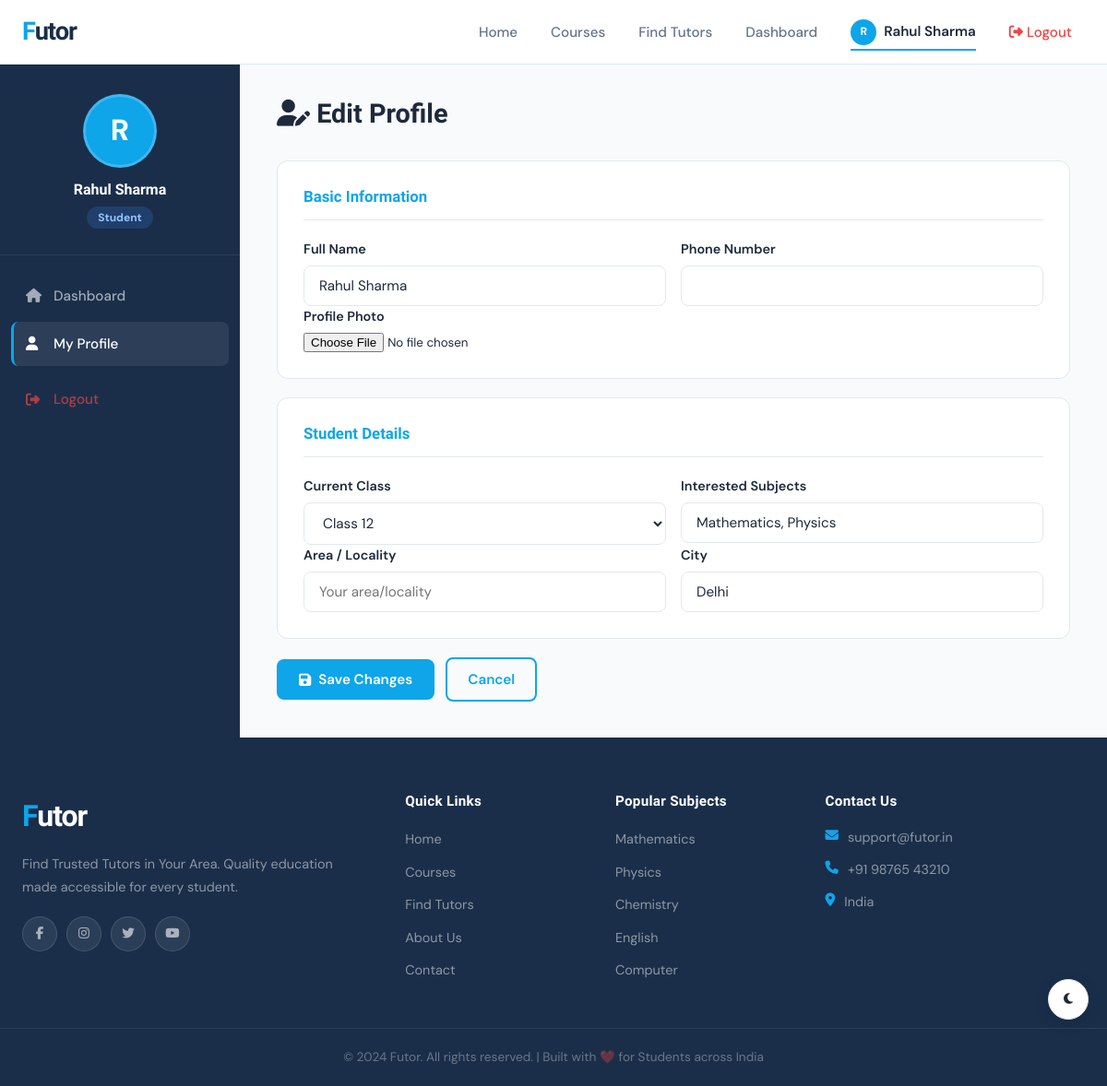
The app's page /accounts/profile/ (signed in) with its own data.
### accounts/models.py (models this page shows, shortened)
class CustomUser(AbstractBaseUser, PermissionsMixin):
    ROLE_CHOICES = [
        ('student', 'Student'),
        ('teacher', 'Teacher'),
    ]
    full_name = models.CharField(max_length=150, verbose_name='Full Name')
    email = models.EmailField(unique=True, verbose_name='Email Address')
    phone_number = models.CharField(max_length=15, blank=True, null=True)
    profile_image = models.ImageField(
        upload_to='profile_images/',
        blank=True,
        null=True,
        default=None
    )
    role = models.CharField(
        max_length=10,
        choices=ROLE_CHOICES,
        blank=True,
        null=True,
        verbose_name='User Role'
    )
    is_active = models.BooleanField(default=True)
    is_staff = models.BooleanField(default=False)
    date_joined = models.DateTimeField(auto_now_add=True)
    USERNAME_FIELD = 'email'
    REQUIRED_FIELDS = ['full_name']
    objects = CustomUserManager()
    class Meta:
        verbose_name = 'User'
        verbose_name_plural = 'Users'

class StudentProfile(models.Model):
    CLASS_CHOICES = [(str(i), f'Class {i}') for i in range(1, 13)]
    user = models.OneToOneField(
        CustomUser,
        on_delete=models.CASCADE,
        related_name='student_profile'
    )
    class_name = models.CharField(
        max_length=5,
        choices=CLASS_CHOICES,
        blank=True,
        verbose_name='Current Class'
    )
    interested_subjects = models.CharField(
        max_length=500,
        blank=True,
        help_text='Comma separated subjects'
    )
    location = models.CharField(max_length=200, blank=True)
    city = models.CharField(max_length=100, blank=True)
    favorite_tutors = models.ManyToManyField(
        CustomUser,
        blank=True,
        related_name='favorited_by',
        limit_choices_to={'role': 'teacher'}
    )
    created_at = models.DateTimeField(auto_now_add=True)
    class Meta:
        verbose_name = 'Student Profile'
        verbose_name_plural = 'Student Profiles'

### accounts/views.py (the view)
# urls.py: path('profile/', views.profile_view, name='profile'),
@login_required
def profile_view(request):
    user = request.user
    if request.method == 'POST':
        user_form = UserProfileUpdateForm(request.POST, request.FILES, instance=user)
        if user.role == 'teacher':
            profile_form = TeacherProfileForm(request.POST, request.FILES, instance=user.teacher_profile)
        else:
            profile_form = StudentProfileForm(request.POST, instance=user.student_profile)
        if user_form.is_valid() and profile_form.is_valid():
            user_form.save()
            profile_form.save()
            messages.success(request, 'Profile updated successfully!')
            return redirect('accounts:profile')
        else:
            messages.error(request, 'Please correct the errors below.')
    else:
        user_form = UserProfileUpdateForm(instance=user)
        if user.role == 'teacher':
            try:
                profile = user.teacher_profile
            except TeacherProfile.DoesNotExist:
                profile = TeacherProfile.objects.create(user=user)
            profile_form = TeacherProfileForm(instance=profile)
        else:
            try:
                profile = user.student_profile
            except StudentProfile.DoesNotExist:
                profile = StudentProfile.objects.create(user=user)
            profile_form = StudentProfileForm(instance=profile)
    context = {
        'user_form': user_form,
        'profile_form': profile_form,
        'page_title': 'My Profile'
    }
    return render(request, 'accounts/profile.html', context)

### accounts/forms.py
class UserProfileUpdateForm(forms.ModelForm):
    class Meta:
        model = CustomUser
        fields = ['full_name', 'phone_number', 'profile_image']
        widgets = {
            'full_name': forms.TextInput(attrs={'class': 'form-input'}),
            'phone_number': forms.TextInput(attrs={'class': 'form-input'}),
        }

class StudentProfileForm(forms.ModelForm):
    class Meta:
        model = StudentProfile
        fields = ['class_name', 'interested_subjects', 'location', 'city']
        widgets = {
            'class_name': forms.Select(attrs={'class': 'form-select'}),
            'interested_subjects': forms.TextInput(attrs={'class': 'form-input', 'placeholder': 'e.g. Mathematics, Science'}),
            'location': forms.TextInput(attrs={'class': 'form-input', 'placeholder': 'Your area/locality'}),
            'city': forms.TextInput(attrs={'class': 'form-input', 'placeholder': 'Your city'}),
        }

### templates/accounts/profile.html (shortened to what this page needs)
{% extends 'base.html' %}
{% load static %}
{% block content %}
<div class="dashboard-page">
    <aside class="sidebar">
        <div class="sidebar-profile">
            {% if user.profile_image %}
                <img src="{{ user.profile_image.url }}" alt="Profile" class="sidebar-avatar">
            {% else %}
                <div class="sidebar-avatar-placeholder">{{ user.full_name|first|upper }}</div>
            {% endif %}
            <h3>{{ user.full_name }}</h3>
            <span class="role-badge role-{{ user.role }}">{{ user.get_role_display }}</span>
        </div>
        <nav class="sidebar-nav">
            <a href="{% if user.role == 'teacher' %}{% url 'dashboard:teacher' %}{% else %}{% url 'dashboard:student' %}{% endif %}" class="sidebar-link">
                <i class="fas fa-home"></i> Dashboard
            </a>
            <a href="{% url 'accounts:profile' %}" class="sidebar-link active">
                <i class="fas fa-user"></i> My Profile
            </a>
            <a href="{% url 'accounts:logout' %}" class="sidebar-link sidebar-logout">
                <i class="fas fa-sign-out-alt"></i> Logout
            </a>
        </nav>
    </aside>
    <main class="dashboard-main">
        <div class="dashboard-header">
            <h1><i class="fas fa-user-edit"></i> Edit Profile</h1>
        </div>
        <form method="POST" enctype="multipart/form-data" class="profile-form">
            <div class="form-section">
                <h2 class="form-section-title">Basic Information</h2>
                <div class="form-row">
                    <div class="form-group">
                        <label class="form-label">Full Name</label>
                        {{ user_form.full_name }}
                    </div>
                    <div class="form-group">
                        <label class="form-label">Phone Number</label>
                        {{ user_form.phone_number }}
                    </div>
                </div>
                <div class="form-group">
                    <label class="form-label">Profile Photo</label>
                    {{ user_form.profile_image }}
                </div>
            </div>
            <div class="form-section">
                {% if user.role == 'teacher' %}
                <h2 class="form-section-title">Teaching Details</h2>
                <div class="form-row">
                    <div class="form-group">
                        <label class="form-label">Qualification</label>
                        {{ profile_form.qualification }}
                    </div>
                    <div class="form-group">
                        <label class="form-label">Experience (Years)</label>
                        {{ profile_form.experience_years }}
                    </div>
                </div>
                <div class="form-row">
                    <div class="form-group">
                        <label class="form-label">Subjects (comma separated)</label>
                        {{ profile_form.subjects }}
                    </div>
                    <div class="form-group">
                        <label class="form-label">Monthly Fees (₹)</label>
                        {{ profile_form.fees_per_month }}
                    </div>
                </div>
                <div class="form-row">
                    <div class="form-group">
                        <label class="form-label">City</label>
                        {{ profile_form.city }}
                    </div>
                    <div class="form-group">
                        <label class="form-label">Teaching Mode</label>
                        {{ profile_form.teaching_mode }}
                    </div>
                </div>
                <div class="form-group">
                    <label class="form-label">Bio</label>
                    {{ profile_form.bio }}
                </div>
                <div class="form-row">
                    <div class="form-group">
                        <label class="form-label">Demo Video (Upload)</label>
                        {{ profile_form.demo_video }}
                    </div>
                    <div class="form-group">
                        <label class="form-label">YouTube Demo Link</label>
                        {{ profile_form.youtube_link }}
                    </div>
                </div>
                <div class="form-group form-check-group">
                    {{ profile_form.is_available }}
                    <label class="form-label">I am currently available for new students</label>
                </div>
                {% else %}
                <h2 class="form-section-title">Student Details</h2>
                <div class="form-row">
                    <div class="form-group">
                        <label class="form-label">Current Class</label>
                        {{ profile_form.class_name }}
                    </div>
                    <div class="form-group">
                        <label class="form-label">Interested Subjects</label>
                        {{ profile_form.interested_subjects }}
                    </div>
                </div>
                <div class="form-row">
                    <div class="form-group">
                        <label class="form-label">Area / Locality</label>
                        {{ profile_form.location }}
                    </div>
                    <div class="form-group">
                        <label class="form-label">City</label>
                        {{ profile_form.city }}
                    </div>
                </div>
                {% endif %}
            </div>
            <div class="form-actions">
                <button type="submit" class="btn-primary">
                    <i class="fas fa-save"></i> Save Changes
                </button>
                <a href="{% if user.role == 'teacher' %}{% url 'dashboard:teacher' %}{% else %}{% url 'dashboard:student' %}{% endif %}" class="btn-outline">
                    Cancel
                </a>
            </div>
        </form>
    </main>
</div>
{% endblock %}

### templates/base.html (shortened to what this page needs)
<!DOCTYPE html>
<html lang="en">
<head>
    <link rel="stylesheet" href="https://cdnjs.cloudflare.com/ajax/libs/font-awesome/6.5.0/css/all.min.css">
    {% load static %}
    <link rel="stylesheet" href="{% static 'css/main.css' %}">
</head>
<body class="{% block body_class %}{% endblock %}">
    <nav class="navbar" id="navbar">
        <div class="nav-container">
            <a href="{% url 'home:index' %}" class="nav-logo">
                <span class="logo-f">F</span>utor
            </a>
            <ul class="nav-links" id="navLinks">
                <li>
                    <a href="{% url 'home:index' %}"
                       class="nav-link {% if request.resolver_match.app_name == 'home' and request.resolver_match.url_name == 'index' %}active{% endif %}">
                        Home
                    </a>
                </li>
                <li>
                    <a href="{% url 'courses:courses' %}"
                       class="nav-link {% if request.resolver_match.app_name == 'courses' %}active{% endif %}">
                        Courses
                    </a>
                </li>
                <li>
                    <a href="{% url 'tutors:list' %}"
                       class="nav-link {% if request.resolver_match.app_name == 'tutors' %}active{% endif %}">
                        Find Tutors
                    </a>
                </li>
                {% if user.is_authenticated %}
                    <li>
                        <a href="{% if user.role == 'teacher' %}{% url 'dashboard:teacher' %}{% else %}{% url 'dashboard:student' %}{% endif %}"
                           class="nav-link {% if request.resolver_match.app_name == 'dashboard' %}active{% endif %}">
                            Dashboard
                        </a>
                    </li>
                    <li class="nav-dropdown">
                        <a href="{% url 'accounts:profile' %}" class="nav-link nav-profile-btn">
                            {% if user.profile_image %}
                                <img src="{{ user.profile_image.url }}" alt="Profile" class="nav-avatar">
                            {% else %}
                                <div class="nav-avatar-placeholder">{{ user.full_name|first|upper }}</div>
                            {% endif %}
                            {{ user.full_name|truncatechars:12 }}
                        </a>
                    </li>
                    <li>
                        <a href="{% url 'accounts:logout' %}" class="nav-link nav-logout-btn">
                            <i class="fas fa-sign-out-alt"></i> Logout
                        </a>
                    </li>
                {% endif %}
            </ul>
        </div>
    </nav>
    <main class="main-content">
        {% block content %}{% endblock %}
    </main>
    {% block footer %}
    <footer class="footer">
        <div class="footer-container">
            <div class="footer-col footer-brand">
                <a href="{% url 'home:index' %}" class="footer-logo">
                    <span class="logo-f">F</span>utor
                </a>
                <p class="footer-desc">Find Trusted Tutors in Your Area. Quality education made accessible for every student.</p>
                <div class="footer-social">
                    <a href="#" class="social-icon" aria-label="Facebook"><i class="fab fa-facebook-f"></i></a>
                    <a href="#" class="social-icon" aria-label="Instagram"><i class="fab fa-instagram"></i></a>
                    <a href="#" class="social-icon" aria-label="Twitter"><i class="fab fa-twitter"></i></a>
                    <a href="#" class="social-icon" aria-label="YouTube"><i class="fab fa-youtube"></i></a>
                </div>
            </div>
            <div class="footer-col">
                <h4 class="footer-heading">Quick Links</h4>
                <ul class="footer-links">
                    <li><a href="{% url 'home:index' %}">Home</a></li>
                    <li><a href="{% url 'courses:courses' %}">Courses</a></li>
                    <li><a href="{% url 'tutors:list' %}">Find Tutors</a></li>
                    <li><a href="{% url 'home:about' %}">About Us</a></li>
                    <li><a href="{% url 'home:contact' %}">Contact</a></li>
                </ul>
            </div>
            <div class="footer-col">
                <h4 class="footer-heading">Popular Subjects</h4>
                <ul class="footer-links">
                    <li><a href="{% url 'tutors:list' %}?subject=Mathematics">Mathematics</a></li>
                    <li><a href="{% url 'tutors:list' %}?subject=Physics">Physics</a></li>
                    <li><a href="{% url 'tutors:list' %}?subject=Chemistry">Chemistry</a></li>
                    <li><a href="{% url 'tutors:list' %}?subject=English">English</a></li>
                    <li><a href="{% url 'tutors:list' %}?subject=Computer Science">Computer</a></li>
                </ul>
            </div>
            <div class="footer-col">
                <h4 class="footer-heading">Contact Us</h4>
                <ul class="footer-contact">
                    <li><i class="fas fa-envelope"></i> support@futor.in</li>
                    <li><i class="fas fa-phone"></i> +91 98765 43210</li>
                    <li><i class="fas fa-map-marker-alt"></i> India</li>
                </ul>
            </div>
        </div>
        <div class="footer-bottom">
            <p>&copy; 2024 Futor. All rights reserved. | Built with ❤️ for Students across India</p>
        </div>
    </footer>
    {% endblock %}
    <button class="theme-toggle" id="themeToggle" aria-label="Toggle dark mode">
        <i class="fas fa-moon" id="themeIcon"></i>
    </button>
    {% load static %}
</body>
</html>

### records on screen
CustomUser: full_name|first "R", full_name "Rahul Sharma", role "Student"
StudentProfile: class_name "Class 12", interested_subjects "Mathematics, Physics", city "Delhi"
